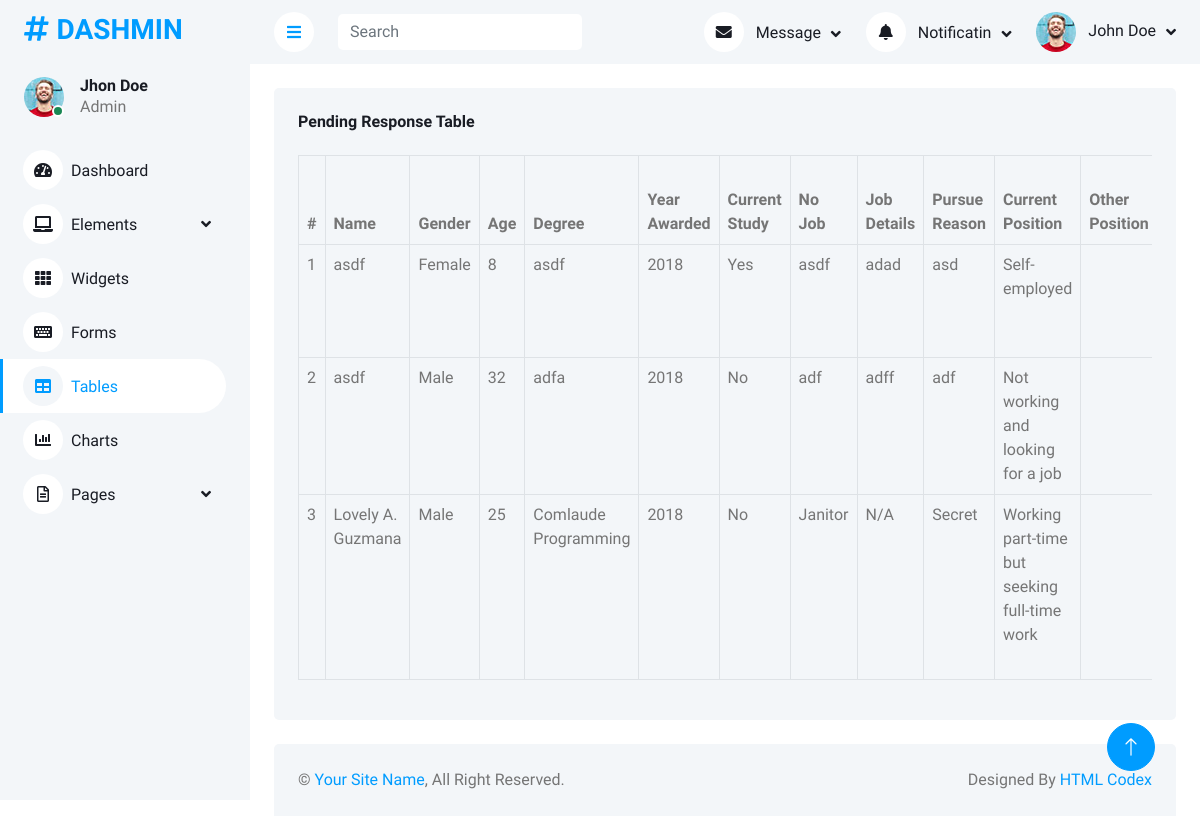
Screenshot of /php_files/pending_response.php with the database file from the repository.
### tables this page shows
CREATE TABLE `l_study_response` (
  `id` int(11) NOT NULL,
  `name` varchar(255) NOT NULL,
  `sex` varchar(10) DEFAULT NULL,
  `age` int(3) DEFAULT NULL,
  `degree` varchar(255) DEFAULT NULL,
  `year_awarded` year(4) DEFAULT NULL,
  `current_study` text DEFAULT NULL,
  `if_no_jobs` text DEFAULT NULL,
  `if_yes_details` text DEFAULT NULL,
  `pursue_reasons` text DEFAULT NULL,
  `current_position` text DEFAULT NULL,
  `other_position` text DEFAULT NULL,
  `time_to_job` text DEFAULT NULL,
  `time_gap` text DEFAULT NULL,
  `employment_history` text DEFAULT NULL,
  `job_info_source` text DEFAULT NULL,
  `other_job_info` varchar(255) DEFAULT NULL,
  `job_qualifications` text DEFAULT NULL,
  `gross_salary` varchar(50) DEFAULT NULL,
  `job_benefits` text DEFAULT NULL,
  `work_location` varchar(255) DEFAULT NULL,
  `num_employees` varchar(50) DEFAULT NULL,
  `work_nature` varchar(255) DEFAULT NULL,
  `other_work_nature_text` text DEFAULT NULL,
  `proof_image` varchar(255) DEFAULT NULL,
  `job_problem` varchar(255) DEFAULT NULL,
  `problem_elaboration` text DEFAULT NULL,
  `self_employed_reason` text DEFAULT NULL,
  `knowledge_enhance` text DEFAULT NULL,
  `problem_solving` text DEFAULT NULL,
  `research_skills` text DEFAULT NULL,
  `learning_efficiency` text DEFAULT NULL,
  `communication_skills` text DEFAULT NULL,
  `more_inclined` text DEFAULT NULL,
  `team_spirit` text DEFAULT NULL,
  `job_relevance` varchar(255) DEFAULT NULL,
  `applied_course` varchar(255) DEFAULT NULL,
  `possible_reasons` varchar(255) DEFAULT NULL,
  `other_reasons` text DEFAULT NULL,
  `present_job` varchar(255) DEFAULT NULL,
  `other_job` text DEFAULT NULL,
  `range_module` text DEFAULT NULL,
  `optional_module` text DEFAULT NULL,
  `relevance` text DEFAULT NULL,
  `worlkload` text DEFAULT NULL,
  `solving` text DEFAULT NULL,
  `learning` text DEFAULT NULL,
  `placement` text DEFAULT NULL,
  `environment` text DEFAULT NULL,
  `quality` text DEFAULT NULL,
  `job_satisfaction` varchar(255) DEFAULT NULL,
  `job_stay` varchar(255) DEFAULT NULL,
  `stay_other_text` text DEFAULT NULL,
  `status` text DEFAULT NULL,
  `created_at` timestamp NOT NULL DEFAULT current_timestamp()
);

### php_files/pending_response.php (the view, shortened to what this page needs)
<?php
include '../connection/conn.php';
?>
<!DOCTYPE html>
<html lang="en">
<head>
    <link href="https://cdnjs.cloudflare.com/ajax/libs/font-awesome/5.10.0/css/all.min.css" rel="stylesheet">
    <link href="https://cdn.jsdelivr.net/npm/bootstrap-icons@1.4.1/font/bootstrap-icons.css" rel="stylesheet">
    <link href="../template/lib/owlcarousel/assets/owl.carousel.min.css" rel="stylesheet">
    <link href="../template/lib/tempusdominus/css/tempusdominus-bootstrap-4.min.css" rel="stylesheet" />
    <link href="../template/css/bootstrap.min.css" rel="stylesheet">
    <link href="../template/css/style.css" rel="stylesheet">
</head>
<body>
    <div class="container-xxl position-relative bg-white d-flex p-0">
        <div class="sidebar pe-4 pb-3">
            <nav class="navbar bg-light navbar-light">
                <a href="index.html" class="navbar-brand mx-4 mb-3">
                    <h3 class="text-primary"><i class="fa fa-hashtag me-2"></i>DASHMIN</h3>
                </a>
                <div class="d-flex align-items-center ms-4 mb-4">
                    <div class="position-relative">
                        <img class="rounded-circle" src="../template/img/user.jpg" alt="" style="width: 40px; height: 40px;">
                        <div class="bg-success rounded-circle border border-2 border-white position-absolute end-0 bottom-0 p-1"></div>
                    </div>
                    <div class="ms-3">
                        <h6 class="mb-0">Jhon Doe</h6>
                        <span>Admin</span>
                    </div>
                </div>
                <div class="navbar-nav w-100">
                    <a href="index.html" class="nav-item nav-link"><i class="fa fa-tachometer-alt me-2"></i>Dashboard</a>
                    <div class="nav-item dropdown">
                        <a href="#" class="nav-link dropdown-toggle" data-bs-toggle="dropdown"><i class="fa fa-laptop me-2"></i>Elements</a>
                    </div>
                    <a href="widget.html" class="nav-item nav-link"><i class="fa fa-th me-2"></i>Widgets</a>
                    <a href="form.html" class="nav-item nav-link"><i class="fa fa-keyboard me-2"></i>Forms</a>
                    <a href="table.html" class="nav-item nav-link active"><i class="fa fa-table me-2"></i>Tables</a>
                    <a href="chart.html" class="nav-item nav-link"><i class="fa fa-chart-bar me-2"></i>Charts</a>
                    <div class="nav-item dropdown">
                        <a href="#" class="nav-link dropdown-toggle" data-bs-toggle="dropdown"><i class="far fa-file-alt me-2"></i>Pages</a>
                    </div>
                </div>
            </nav>
        </div>
        <div class="content">
            <nav class="navbar navbar-expand bg-light navbar-light sticky-top px-4 py-0">
                <a href="#" class="sidebar-toggler flex-shrink-0">
                    <i class="fa fa-bars"></i>
                </a>
                <form class="d-none d-md-flex ms-4">
                    <input class="form-control border-0" type="search" placeholder="Search">
                </form>
                <div class="navbar-nav align-items-center ms-auto">
                    <div class="nav-item dropdown">
                        <a href="#" class="nav-link dropdown-toggle" data-bs-toggle="dropdown">
                            <i class="fa fa-envelope me-lg-2"></i>
                            <span class="d-none d-lg-inline-flex">Message</span>
                        </a>
                    </div>
                    <div class="nav-item dropdown">
                        <a href="#" class="nav-link dropdown-toggle" data-bs-toggle="dropdown">
                            <i class="fa fa-bell me-lg-2"></i>
                            <span class="d-none d-lg-inline-flex">Notificatin</span>
                        </a>
                    </div>
                    <div class="nav-item dropdown">
                        <a href="#" class="nav-link dropdown-toggle" data-bs-toggle="dropdown">
                            <img class="rounded-circle me-lg-2" src="../template/img/user.jpg" alt="" style="width: 40px; height: 40px;">
                            <span class="d-none d-lg-inline-flex">John Doe</span>
                        </a>
                    </div>
                </div>
            </nav>
            <div class="container-fluid pt-4 px-4">
                <div class="col-12">
                    <div class="bg-light rounded h-100 p-4">
                        <h6 class="mb-4">Pending Response Table</h6>
                        <div class="table-responsive">
                            <table class="table table-bordered">
                                <thead>
                                    <tr>
                                        <th scope="col">#</th>
                                        <th scope="col">Name</th>
                                        <th scope="col">Gender</th>
                                        <th scope="col">Age</th>
                                        <th scope="col">Degree</th>
                                        <th scope="col">Year Awarded</th>
                                        <th scope="col">Current Study</th>
                                        <th scope="col">No Job</th>
                                        <th scope="col">Job Details</th>
                                        <th scope="col">Pursue Reason</th>
                                        <th scope="col">Current Position</th>
                                        <th scope="col">Other Position</th>
                                    </tr>
                                </thead>
                                <tbody>
                                    <?php
                                    $sql = "SELECT * FROM l_study_response WHERE status = 'pending' ORDER BY id DESC";
                                    $result = $conn->query($sql);
                                    if ($result->num_rows > 0) {
                                        $count = 1;
                                        while ($row = $result->fetch_assoc()) {
                                            echo "<tr>";
                                            echo "<td>" . $count . "</td>";
                                            echo "<td>" . $row['name'] . "</td>";
                                            echo "<td>" . $row['sex'] . "</td>";
                                            echo "<td>" . $row['age'] . "</td>";
                                            echo "<td>" . $row['degree'] . "</td>";
                                            echo "<td>" . $row['year_awarded'] . "</td>";
                                            echo "<td>" . $row['current_study'] . "</td>";
                                            echo "<td>" . $row['if_no_jobs'] . "</td>";
                                            echo "<td>" . $row['if_yes_details'] . "</td>";
                                            echo "<td>" . $row['pursue_reasons'] . "</td>";
                                            echo "<td>" . $row['current_position'] . "</td>";
                                            echo "<td>" . $row['other_position'] . "</td>";
                                            echo "</tr>";
                                            $count++;
                                        }
                                    } else {
                                        echo "<tr><td colspan='54' class='text-center text-danger'>No results found</td></tr>";
                                    }
                                    ?>
                                </tbody>
                            </table>
                        </div>
                    </div>
                </div>
            </div>
            <div class="container-fluid pt-4 px-4">
                <div class="bg-light rounded-top p-4">
                    <div class="row">
                        <div class="col-12 col-sm-6 text-center text-sm-start">
                            &copy; <a href="#">Your Site Name</a>, All Right Reserved.
                        </div>
                        <div class="col-12 col-sm-6 text-center text-sm-end">
                            Designed By <a href="https://htmlcodex.com">HTML Codex</a>
                        </div>
                    </div>
                </div>
            </div>
        </div>
        <a href="#" class="btn btn-lg btn-primary btn-lg-square back-to-top"><i class="bi bi-arrow-up"></i></a>
    </div>
</body>
</html>

### template/css/style.css (style rules this page uses)
:root { --primary: #009CFF; --light: #F3F6F9; --dark: #191C24; }
.back-to-top { position: fixed; display: none; right: 45px; bottom: 45px; z-index: 99; }
.btn { transition: .5s; }
.btn.btn-primary { color: #FFFFFF; }
.btn-lg-square { width: 48px; height: 48px; }
.btn-square, .btn-sm-square, .btn-lg-square { padding: 0; display: inline-flex; align-items: center; justify-content: center; font-weight: normal; border-radius: 50px; }
.sidebar { position: fixed; top: 0; left: 0; bottom: 0; width: 250px; height: 100vh; overflow-y: auto; background: var(--light); transition: 0.5s; z-index: 999; }
.content { margin-left: 250px; min-height: 100vh; background: #FFFFFF; transition: 0.5s; }
@media (min-width: 992px) { .sidebar { margin-left: 0; } }
@media (min-width: 992px) { .content { width: calc(100% - 250px); } }
.sidebar .navbar .navbar-nav .nav-link { padding: 7px 20px; color: var(--dark); font-weight: 500; border-left: 3px solid var(--light); border-radius: 0 30px 30px 0; outline: none; }
.sidebar .navbar .navbar-nav .nav-link:hover, .sidebar .navbar .navbar-nav .nav-link.active { color: var(--primary); background: #FFFFFF; border-color: var(--primary); }
.sidebar .navbar .navbar-nav .nav-link i { width: 40px; height: 40px; display: inline-flex; align-items: center; justify-content: center; background: #FFFFFF; border-radius: 40px; }
.sidebar .navbar .navbar-nav .nav-link:hover i, .sidebar .navbar .navbar-nav .nav-link.active i { background: var(--light); }
.sidebar .navbar .dropdown-toggle::after { position: absolute; top: 15px; right: 15px; border: none; content: "\f107"; font-family: "Font Awesome 5 Free"; font-weight: 900; transition: .5s; }
.content .navbar .navbar-nav .nav-link { margin-left: 25px; padding: 12px 0; color: var(--dark); outline: none; }
.content .navbar .sidebar-toggler, .content .navbar .navbar-nav .nav-link i { width: 40px; height: 40px; display: inline-flex; align-items: center; justify-content: center; background: #FFFFFF; border-radius: 40px; }
.content .navbar .dropdown-toggle::after { margin-left: 6px; vertical-align: middle; border: none; content: "\f107"; font-family: "Font Awesome 5 Free"; font-weight: 900; transition: .5s; }

### rows the page displays
l_study_response: name "asdf", sex "Female", age "8", degree "asdf", year_awarded "2018", current_study "Yes", if_no_jobs "asdf", if_yes_details "adad", pursue_reasons "asd", current_position "Self-employed"
l_study_response: name "asdf", sex "Male", age "32", degree "adfa", year_awarded "2018", current_study "No", if_no_jobs "adf", if_yes_details "adff", pursue_reasons "adf", current_position "Not working and looking for a job"
l_study_response: name "Lovely A. Guzmana", sex "Male", age "25", degree "Comlaude Programming", year_awarded "2018", current_study "No", if_no_jobs "Janitor", if_yes_details "N/A", pursue_reasons "Secret", current_position "Working part-time but seeking full-time work"
